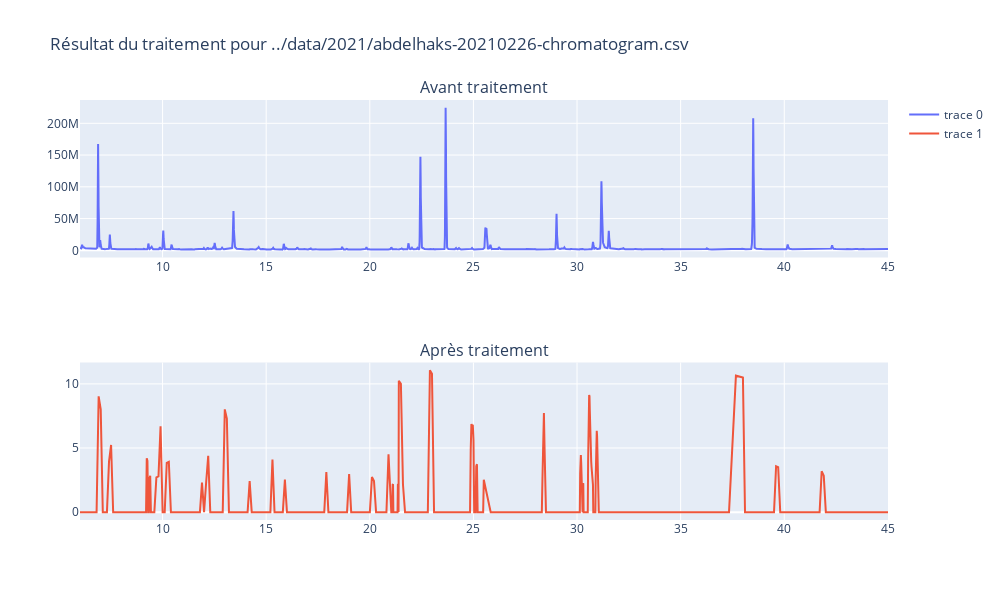
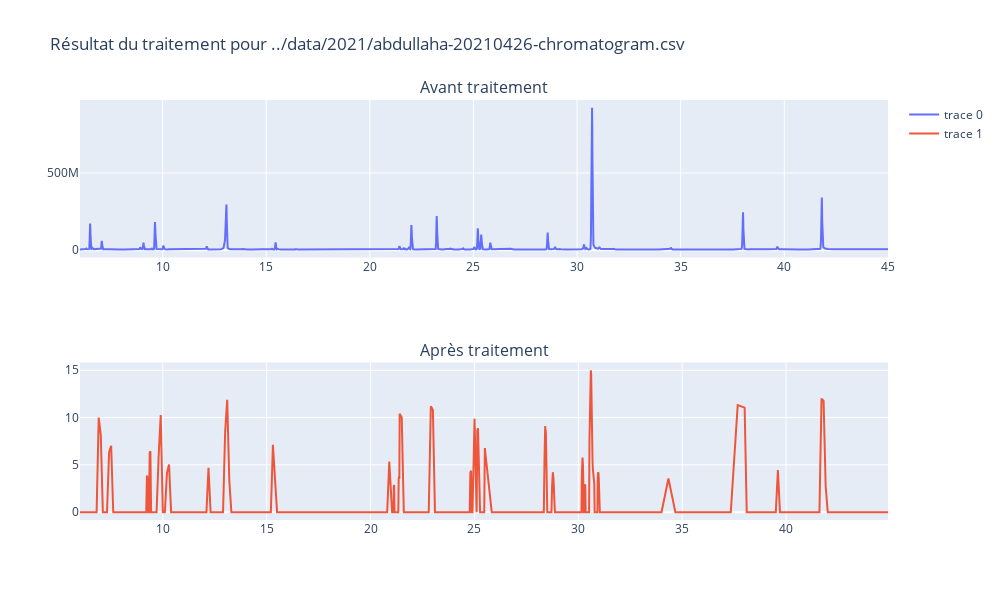
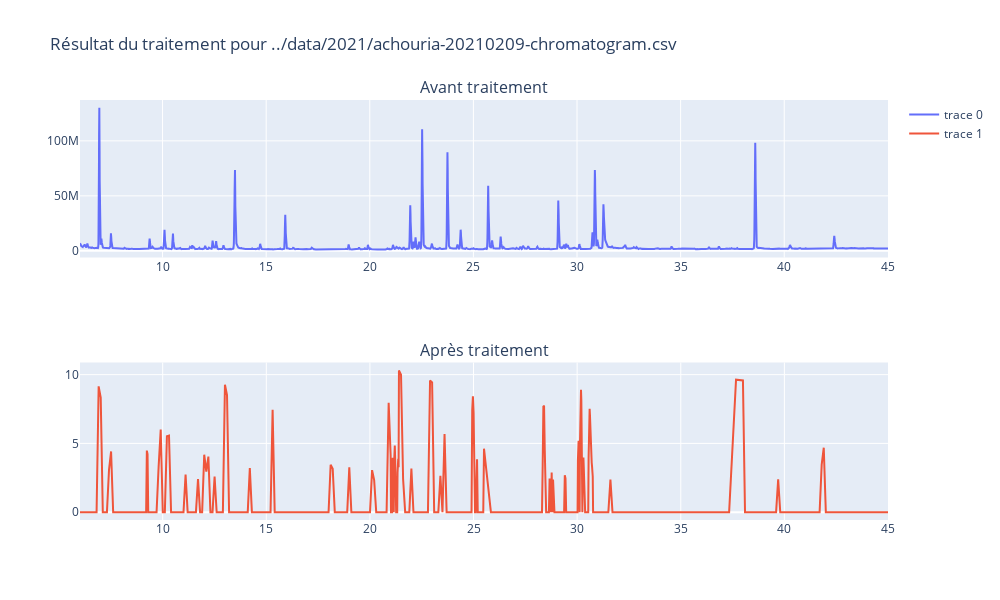
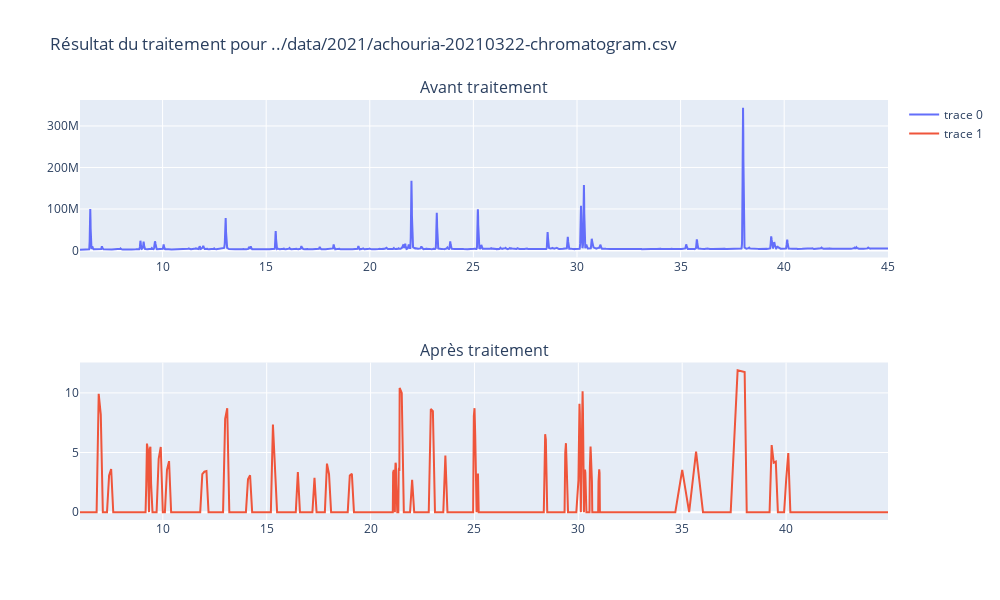

Write notebook code for charts like these, in order.
### Markdown cell above
Comparaison de données brutes avec les données traitées sur `nb_plot` exemples :

### Code cell
files = [f for f in listdir(PATH) if (f.endswith(tools.CHROM_EXT) or f.endswith(tools.CHROM_EXT.upper()))]
print('Nombre de fichier détectés : ', len(files))

i=0
for file in files[start:start+nb_plot]:
    file_path = join(PATH, file) # on récupère le chemin relatif du fichier
    print(file)
    df = tools.readCSV(file_path)  # données brutes
    # réduction de l'intervalle
    df = df.drop(df[df.index > tools.INTERVAL[1]].index)
    df = df.drop(df[df.index < tools.INTERVAL[0]].index)
    try:
        dt = tools.readAndAdaptDataFromCSV(PATH, file[: -17]) # données traitées
    except tools.ReadDataException as e:
        print(e)
        continue
    newdf = dt.df
    #df = tools.alignSpikes(df, dt.spikes[0:4])
    print(dt.spikes)
    dt.printProblems()
    print(len(newdf))
    fig = make_subplots(rows = 2, cols=1, subplot_titles=['Avant traitement', 'Après traitement'])
    fig.add_trace(go.Scatter(x=df.index, y=df["values"], mode='lines'), row=1, col=1)
    fig.add_trace(go.Scatter(x=newdf.index, y=newdf["values"], mode='lines'), row=2, col=1)
    fig.update_layout(height=600, width=1000, title_text="Résultat du traitement pour " + file_path)
    fig.show()
    i+=1

### Figure 1 — Plotly figure (JSON) as saved in the notebook; plotly's stock layout.template omitted (floating-point values rounded to 4 significant figures; data arrays with more than 128 entries replaced by an {"elided": "..."} marker saying what was removed)
{"data": [{"mode": "lines", "type": "scatter", "x": {"elided": "6607 float values"}, "xaxis": "x", "y": {"elided": "6607 int values"}, "yaxis": "y"}, {"mode": "lines", "type": "scatter", "x": {"elided": "505 float values"}, "xaxis": "x2", "y": {"elided": "505 float values"}, "yaxis": "y2"}], "layout": {"annotations": [{"font": {"size": 16}, "showarrow": false, "text": "Avant traitement", "x": 0.5, "xanchor": "center", "xref": "paper", "y": 1, "yanchor": "bottom", "yref": "paper"}, {"font": {"size": 16}, "showarrow": false, "text": "Après traitement", "x": 0.5, "xanchor": "center", "xref": "paper", "y": 0.375, "yanchor": "bottom", "yref": "paper"}], "height": 600, "title": {"text": "Résultat du traitement pour ../data/2021/abdelhaks-20210226-chromatogram.csv"}, "width": 1000, "xaxis": {"anchor": "y", "domain": [0, 1]}, "xaxis2": {"anchor": "y2", "domain": [0, 1]}, "yaxis": {"anchor": "x", "domain": [0.625, 1]}, "yaxis2": {"anchor": "x2", "domain": [0, 0.375]}}}

### Figure 2 — Plotly figure (JSON) as saved in the notebook; plotly's stock layout.template omitted (floating-point values rounded to 4 significant figures; data arrays with more than 128 entries replaced by an {"elided": "..."} marker saying what was removed)
{"data": [{"mode": "lines", "type": "scatter", "x": {"elided": "6606 float values"}, "xaxis": "x", "y": {"elided": "6606 int values"}, "yaxis": "y"}, {"mode": "lines", "type": "scatter", "x": {"elided": "504 float values"}, "xaxis": "x2", "y": {"elided": "504 float values"}, "yaxis": "y2"}], "layout": {"annotations": [{"font": {"size": 16}, "showarrow": false, "text": "Avant traitement", "x": 0.5, "xanchor": "center", "xref": "paper", "y": 1, "yanchor": "bottom", "yref": "paper"}, {"font": {"size": 16}, "showarrow": false, "text": "Après traitement", "x": 0.5, "xanchor": "center", "xref": "paper", "y": 0.375, "yanchor": "bottom", "yref": "paper"}], "height": 600, "title": {"text": "Résultat du traitement pour ../data/2021/abdullaha-20210426-chromatogram.csv"}, "width": 1000, "xaxis": {"anchor": "y", "domain": [0, 1]}, "xaxis2": {"anchor": "y2", "domain": [0, 1]}, "yaxis": {"anchor": "x", "domain": [0.625, 1]}, "yaxis2": {"anchor": "x2", "domain": [0, 0.375]}}}

### Figure 3 — Plotly figure (JSON) as saved in the notebook; plotly's stock layout.template omitted (floating-point values rounded to 4 significant figures; data arrays with more than 128 entries replaced by an {"elided": "..."} marker saying what was removed)
{"data": [{"mode": "lines", "type": "scatter", "x": {"elided": "6606 float values"}, "xaxis": "x", "y": {"elided": "6606 int values"}, "yaxis": "y"}, {"mode": "lines", "type": "scatter", "x": {"elided": "505 float values"}, "xaxis": "x2", "y": {"elided": "505 float values"}, "yaxis": "y2"}], "layout": {"annotations": [{"font": {"size": 16}, "showarrow": false, "text": "Avant traitement", "x": 0.5, "xanchor": "center", "xref": "paper", "y": 1, "yanchor": "bottom", "yref": "paper"}, {"font": {"size": 16}, "showarrow": false, "text": "Après traitement", "x": 0.5, "xanchor": "center", "xref": "paper", "y": 0.375, "yanchor": "bottom", "yref": "paper"}], "height": 600, "title": {"text": "Résultat du traitement pour ../data/2021/achouria-20210209-chromatogram.csv"}, "width": 1000, "xaxis": {"anchor": "y", "domain": [0, 1]}, "xaxis2": {"anchor": "y2", "domain": [0, 1]}, "yaxis": {"anchor": "x", "domain": [0.625, 1]}, "yaxis2": {"anchor": "x2", "domain": [0, 0.375]}}}

### Figure 4 — Plotly figure (JSON) as saved in the notebook; plotly's stock layout.template omitted (floating-point values rounded to 4 significant figures; data arrays with more than 128 entries replaced by an {"elided": "..."} marker saying what was removed)
{"data": [{"mode": "lines", "type": "scatter", "x": {"elided": "6607 float values"}, "xaxis": "x", "y": {"elided": "6607 int values"}, "yaxis": "y"}, {"mode": "lines", "type": "scatter", "x": {"elided": "504 float values"}, "xaxis": "x2", "y": {"elided": "504 float values"}, "yaxis": "y2"}], "layout": {"annotations": [{"font": {"size": 16}, "showarrow": false, "text": "Avant traitement", "x": 0.5, "xanchor": "center", "xref": "paper", "y": 1, "yanchor": "bottom", "yref": "paper"}, {"font": {"size": 16}, "showarrow": false, "text": "Après traitement", "x": 0.5, "xanchor": "center", "xref": "paper", "y": 0.375, "yanchor": "bottom", "yref": "paper"}], "height": 600, "title": {"text": "Résultat du traitement pour ../data/2021/achouria-20210322-chromatogram.csv"}, "width": 1000, "xaxis": {"anchor": "y", "domain": [0, 1]}, "xaxis2": {"anchor": "y2", "domain": [0, 1]}, "yaxis": {"anchor": "x", "domain": [0.625, 1]}, "yaxis2": {"anchor": "x2", "domain": [0, 0.375]}}}
